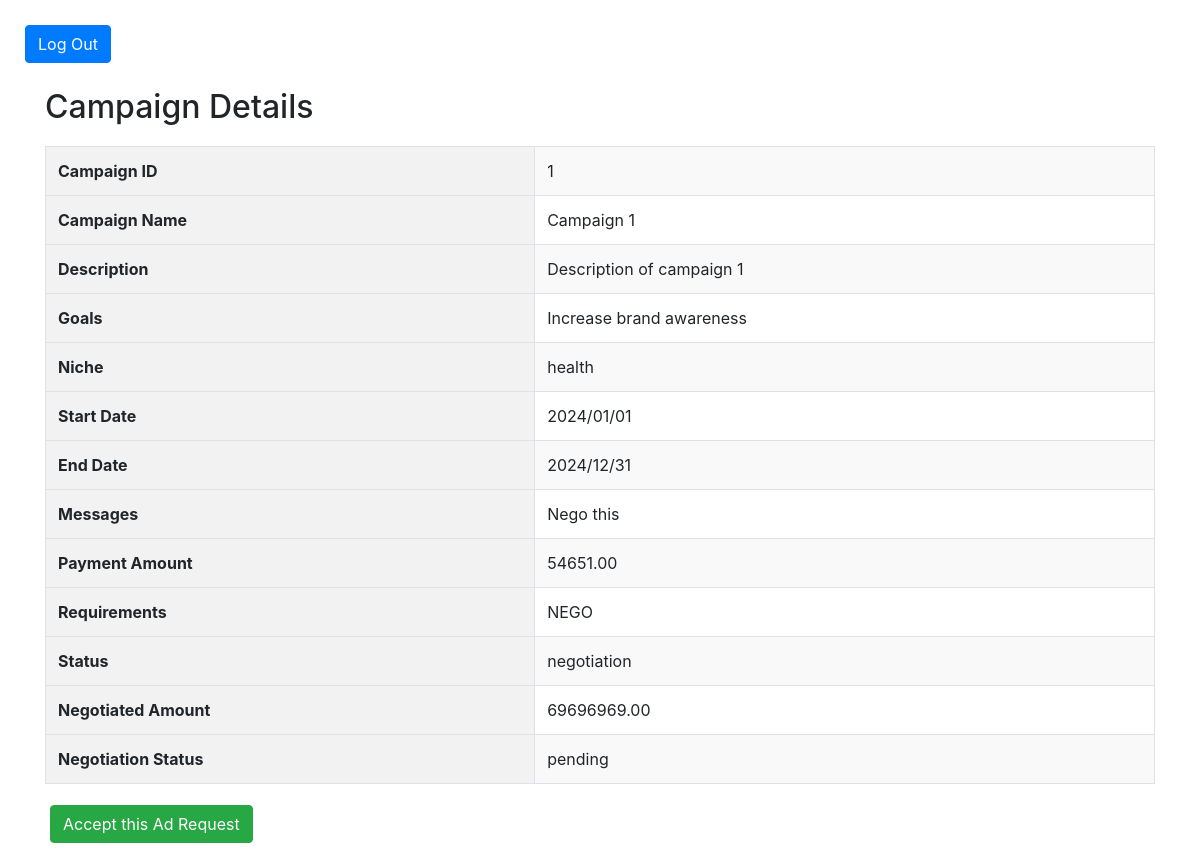
/influencer/accept_adrequest/7 (signed in), run on the app's committed database.
### models.py (models this page shows, shortened)
class Campaign(db.Model):
    __tablename__ = "campaigns"
    campaign_id = db.Column(db.Integer, primary_key=True, autoincrement=True)
    sponsor_id = db.Column(
        db.Integer, db.ForeignKey("sponsors.sponsor_id"), nullable=False
    )
    name = db.Column(db.String(255), nullable=False)
    description = db.Column(db.Text, nullable=False)
    start_date = db.Column(db.Date)
    end_date = db.Column(db.Date)
    budget = db.Column(db.Numeric(10, 2), nullable=False)
    visibility = db.Column(db.Enum("public", "private"), default="public")
    goals = db.Column(db.Text, nullable=False)
    niche = db.Column(db.String(255), nullable=False)
    ad_requests = db.relationship("AdRequest", backref="campaign", lazy=True)
    campaign_flags = db.relationship("CampaignFlag", backref="campaign", lazy=True)

class AdRequest(db.Model):
    __tablename__ = "ad_requests"
    ad_request_id = db.Column(db.Integer, primary_key=True, autoincrement=True)
    campaign_id = db.Column(
        db.Integer, db.ForeignKey("campaigns.campaign_id"), nullable=False
    )
    influencer_id = db.Column(
        db.Integer, db.ForeignKey("influencers.influencer_id"), nullable=False
    )
    requirements = db.Column(db.Text)
    payment_amount = db.Column(db.Numeric(10, 2))
    status = db.Column(
        db.Enum("pending", "accepted", "rejected", "negotiation"), default="pending"
    )
    messages = db.Column(db.Text)
    negotiations = db.relationship("Negotiation", backref="ad_request", lazy=True)

### influencer.py (the view, shortened to what this page needs)
@influencer.route("/accept_adrequest/<int:adrequest_id>", methods=["GET", "POST"])
def accept_adrequest(adrequest_id):
    if "user_name" in session and "role" in session:
        if session["role"] == "influencer":
            user_id = session["user_id"]
            influencer_id = (
                Influencer.query.filter_by(user_id=user_id).first().influencer_id
            )
            data = helper.get_influencer_campaigns(influencer_id)
            show_info = None
            for d in data:
                if d["ad_request_id"] == adrequest_id:
                    show_info = d
                    break
            if show_info is not None:
                if (
                    show_info["negotiation_status"] == "accepted"
                    and show_info["status"] == "accepted"
                ):
                    flash("You have Already Accepted the Ad Request !! ", "failure")
                    return redirect(url_for("influencer.login"))
                elif show_info["negotiation_status"] == "rejected":
                    flash("You have Already Rejected the Ad Request !! ", "failure")
                    return redirect(url_for("influencer.login"))
                return render_template("influencer_accept.html", show_info=show_info)
            flash("Wrong ad_request_id !!", "faliled")
            return redirect(url_for("influencer.login"))
    flash("Please Login !", "faliled")
    return redirect(url_for("influencer.login"))

### app.py (called while the page is built)
@app.before_request
def create_tables():
    init_db(app)

### models.py (called while the page is built, shortened)
def init_db(app):
    with app.app_context():
        db.create_all()

### templates/influencer_accept.html (shortened to what this page needs)
<!DOCTYPE html>
<html lang="en">
<head>
    <link href="https://maxcdn.bootstrapcdn.com/bootstrap/4.5.2/css/bootstrap.min.css" rel="stylesheet">
</head>
<body>
    <nav>
        <button class="btn btn-primary" onclick="location.href='/logout'">Log Out</button>
    </nav>
    <div class="container">
        <h2>Campaign Details</h2>
        <table class="table table-striped table-bordered">
            <tr>
                <th>Campaign ID</th>
                <td>{{show_info.campaign_id}}</td>
            </tr>
            <tr>
                <th>Campaign Name</th>
                <td>{{show_info.campaign_name}}</td>
            </tr>
            <tr>
                <th>Description</th>
                <td>{{show_info.description}}</td>
            </tr>
            <tr>
                <th>Goals</th>
                <td>{{show_info.goals}}</td>
            </tr>
            <tr>
                <th>Niche</th>
                <td>{{show_info.niche}}</td>
            </tr>
            <tr>
                <th>Start Date</th>
                <td>{{show_info.start_date}}</td>
            </tr>
            <tr>
                <th>End Date</th>
                <td>{{show_info.end_date}}</td>
            </tr>
            <tr>
                <th>Messages</th>
                <td>{{show_info.messages}}</td>
            </tr>
            <tr>
                <th>Payment Amount</th>
                <td>{{show_info.payment_amount}}</td>
            </tr>
            <tr>
                <th>Requirements</th>
                <td>{{show_info.requirements}}</td>
            </tr>
            <tr>
                <th>Status</th>
                <td>{{show_info.status}}</td>
            </tr>
            <tr>
                <th>Negotiated Amount</th>
                <td>{{show_info.negotiated_amount}}</td>
            </tr>
            <tr>
                <th>Negotiation Status</th>
                <td>{{show_info.negotiation_status}}</td>
            </tr>
        </table>
        <form method="POST" action="{{ url_for('influencer.accept_adrequest', adrequest_id=show_info.ad_request_id) }}">
            <button type="submit" class="btn btn-success">Accept this Ad Request</button>
        </form>
    </div>
</body>
</html>

### templates/influencer_accept.html (style rules this page uses)
body { padding: 20px; }
table { margin-top: 20px; }
th, td { padding: 10px; text-align: left; }
th { background-color: #f2f2f2; }
.table-striped tbody tr:nth-of-type(odd) { background-color: #f9f9f9; }
nav { margin-bottom: 20px; }
button { margin: 5px; }

### data on the page
Campaign: campaign_name "Campaign 1", description "Description of campaign 1", goals "Increase brand awareness", niche "health"
AdRequest: messages "Nego this", requirements "NEGO"

### other printed values
{{ show_info.campaign_id }} "1"
{{ show_info.start_date }} "2024/01/01"
{{ show_info.end_date }} "2024/12/31"
{{ show_info.payment_amount }} "54651.00"
{{ show_info.status }} "negotiation"
{{ show_info.negotiated_amount }} "69696969.00"
{{ show_info.negotiation_status }} "pending"
